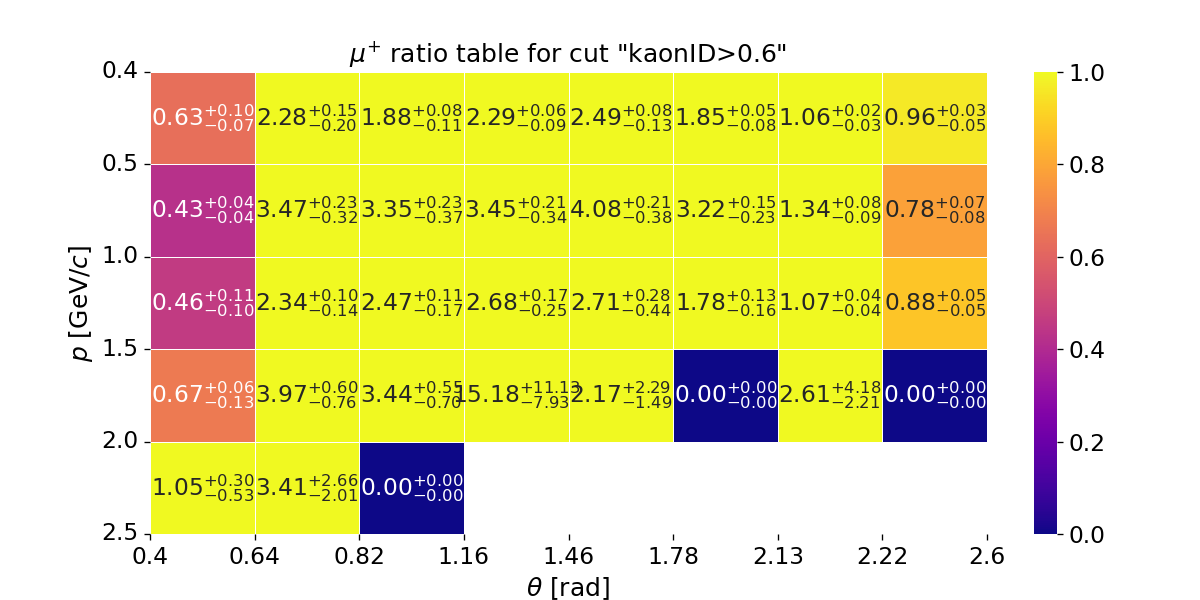

Write the Python code that produced this figure.
#!/usr/bin/env python3

import os
import sys
import json
import warnings
import itertools
import argparse
import numpy as np
import pandas as pd
import seaborn as sns
import matplotlib.pyplot as plt
import matplotlib.ticker as ticker
from matplotlib.patches import Rectangle
import math

plot_title = '$\mu^{+}$ ratio table for cut "kaonID>0.6"'
fig, ax = plt.subplots(1, 1, figsize=(10, 5), dpi=120)

df = pd.read_csv("./kaonID_efficiency_muon.csv")

x_label_name = "theta"
y_label_name = "p"
x_label = [0.4, 0.64, 0.82, 1.16, 1.46, 1.78, 2.13, 2.22, 2.6] # theta
y_label = [0.4, 0.5, 1.0, 1.5, 2, 2.5] # p

arr_charge = df["charge"].to_numpy()
arr_p_min = df["p_min"].to_numpy()
arr_p_max = df["p_max"].to_numpy()
arr_theta_min = df["theta_min"].to_numpy()
arr_theta_max = df["theta_max"].to_numpy()
arr_data_MC_ratio = df["data_MC_ratio"].to_numpy()
arr_data_MC_uncertainty_stat_up = df["data_MC_uncertainty_stat_up"].to_numpy()
arr_data_MC_uncertainty_stat_dn = df["data_MC_uncertainty_stat_dn"].to_numpy()
arr_data_MC_uncertainty_sys_up = df["data_MC_uncertainty_sys_up"].to_numpy()
arr_data_MC_uncertainty_sys_dn = df["data_MC_uncertainty_sys_dn"].to_numpy()
arr_data_MC_uncertainty_up = np.sqrt(arr_data_MC_uncertainty_stat_up*arr_data_MC_uncertainty_stat_up+arr_data_MC_uncertainty_sys_up*arr_data_MC_uncertainty_sys_up)
arr_data_MC_uncertainty_dn = np.sqrt(arr_data_MC_uncertainty_stat_dn*arr_data_MC_uncertainty_stat_dn+arr_data_MC_uncertainty_sys_dn*arr_data_MC_uncertainty_sys_dn)

arr = np.empty((len(y_label) - 1,len(x_label) - 1,))
arr[:] = np.nan

annot_labels = [["" for col in range(len(x_label) - 1)] for row in range(len(y_label) - 1)]

for charge, p_min, p_max, theta_min, theta_max, data_MC_ratio, data_MC_uncertainty_up, data_MC_uncertainty_dn in zip(arr_charge, arr_p_min, arr_p_max, arr_theta_min, arr_theta_max, arr_data_MC_ratio, arr_data_MC_uncertainty_up, arr_data_MC_uncertainty_dn):
    if charge == "-":
        continue

    p_index = 0
    theta_index = 0
    for i, temp_p_min in zip(range(0,len(y_label)), y_label):
        if math.isclose(temp_p_min, p_min):
            p_index = i
            break
    for i, temp_theta_min in zip(range(0,len(x_label)), x_label):
        if math.isclose(temp_theta_min, theta_min):
            theta_index = i
            break
    arr[p_index][theta_index] = data_MC_ratio
    annot_labels[p_index][theta_index] = f'{data_MC_ratio:.2f}$^{{+{data_MC_uncertainty_up:.2f}}}_{{-{data_MC_uncertainty_dn:.2f}}}$'


plot_args = {'linewidths': .5, 'fmt': '', 'cbar_kws': {'fraction': .05}, 'vmin': 0, 'vmax': 1, 'cmap': 'plasma'}


sns.heatmap(arr, annot=annot_labels, annot_kws={"fontsize": 14}, ax=ax, **plot_args)

ax.set_xticks(np.arange(0, len(x_label)))
ax.set_xticklabels(np.round(x_label, 4), fontsize=14)

ax.set_yticks(np.arange(0, len(y_label)))
ax.set_yticklabels(np.round(y_label, 4), rotation=0, fontsize=14)

ax.set_xlabel(r"$\theta$ [rad]", fontsize=15)
ax.set_ylabel(r"$p$ [GeV/$c$]", fontsize=15)
ax.set_title(plot_title, fontsize=16)

ax.collections[0].colorbar.ax.tick_params(labelsize=14)

ax.set_title(plot_title, fontsize=15)

plt.savefig('MU_plus_kaonID.png')
